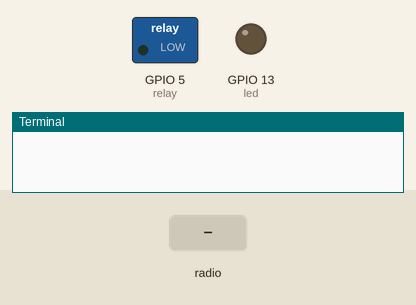
This program was run on a simulated Raspberry Pi (BCM pin numbers). On the bench: switched loads named in the program (green lamp = pin HIGH), output pins drawn as LEDs (lit = HIGH), the last lines printed to the terminal. The test bench sets the inputs (shaded band). No radio messages arrive unless stated (any console line starting 'radio sent:' is added by the test bench).

Above: at 0.1 s.
At 1.2 s:
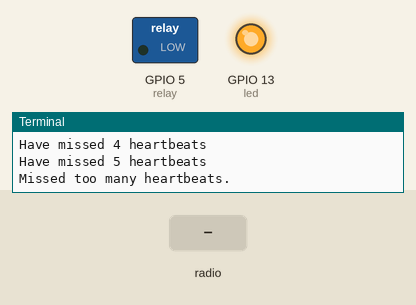
1.3 s: radio message "$ULheartbeat" arrives
At 1.7 s:
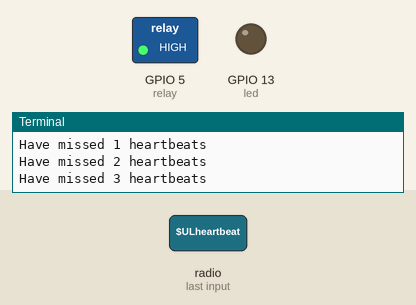
Timing chart, 0 to 4.3 s (numbered marks = the images above; inputs shaded):
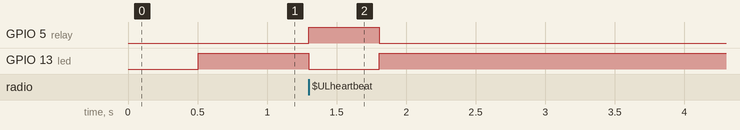

Measured:
- after the input at 1.3 s, GPIO 5 (relay): LOW → HIGH at once, → LOW 0.51 s later; GPIO 13 (led): HIGH → LOW at once, → HIGH 0.51 s later

The program:

main.py
```python
#! /usr/bin/env python

###############################################################################
# main.py
#
# basic test script of LoRA feathers
#
#
# Created: 05/03/19
#   - Joshua Vaughan
#   - joshua.vaughan@louisiana.edu
#   - http://www.ucs.louisiana.edu/~jev9637
#
# Modified:
#   *
#
# TODO:
#   *
###############################################################################

import digitalio
import board
import busio
import time
import adafruit_rfm9x

# Set up the onboard LED
led = digitalio.DigitalInOut(board.D13)
led.direction = digitalio.Direction.OUTPUT

# Set up the digital output to control the relay
relay = digitalio.DigitalInOut(board.D5)
relay.direction = digitalio.Direction.OUTPUT
relay.value = False

# Set up the LoRa transmission
RADIO_FREQ_MHZ = 915.0
CS = digitalio.DigitalInOut(board.RFM9X_CS)
RESET = digitalio.DigitalInOut(board.RFM9X_RST)
spi = busio.SPI(board.SCK, MOSI=board.MOSI, MISO=board.MISO)
rfm9x = adafruit_rfm9x.RFM9x(spi, CS, RESET, RADIO_FREQ_MHZ)

heartbeats_missed = 0
MAX_MISSED_HEARTBEATS = 5

while (True):
    # Wait for a packet to be received (up to timeout=0.1 seconds)
    packet = rfm9x.receive(timeout=0.1)

    if packet is not None:
        try:
            packet_text = str(packet, 'ascii')

            # Now, check that the packet was actually the heartbeat packet
            if packet_text == '$ULheartbeat':
                print('Received: {0}'.format(packet_text))

                # Reset the heartbeat missed counter
                heartbeats_missed = 0
                led.value = not led.value    # toggle the onboard LED
                relay.value = True           # Keep the relay energized

            else: # If it wasn't still increment the missed counter
                heartbeats_missed = heartbeats_missed + 1

        except (UnicodeError):
            # If we can't properly parse the packet, consider it a missed
            # heartbeat
            heartbeats_missed = heartbeats_missed + 1
    else:
        heartbeats_missed = heartbeats_missed + 1

    if heartbeats_missed > 0 and heartbeats_missed < MAX_MISSED_HEARTBEATS:
        print('Have missed {:d} heartbeats'.format(heartbeats_missed))

    elif heartbeats_missed == MAX_MISSED_HEARTBEATS:
        print('Have missed {:d} heartbeats'.format(heartbeats_missed))
        print('Missed too many heartbeats.')

        led.value = True     # Turn on the onboard red LED
        relay.value = False  # And de-energize the relay coils
```
